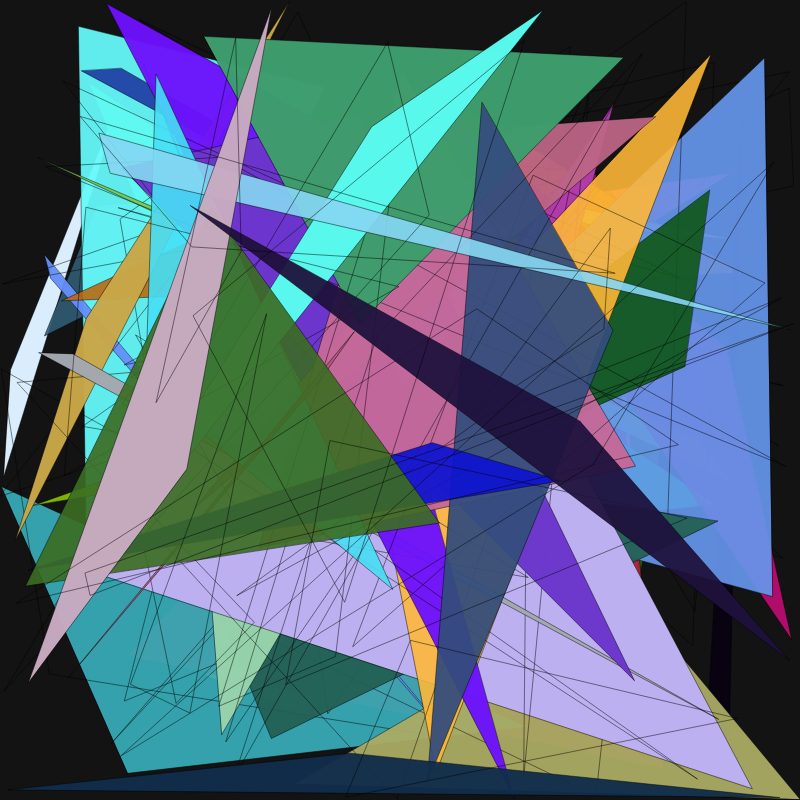
Frame 1 (no input)
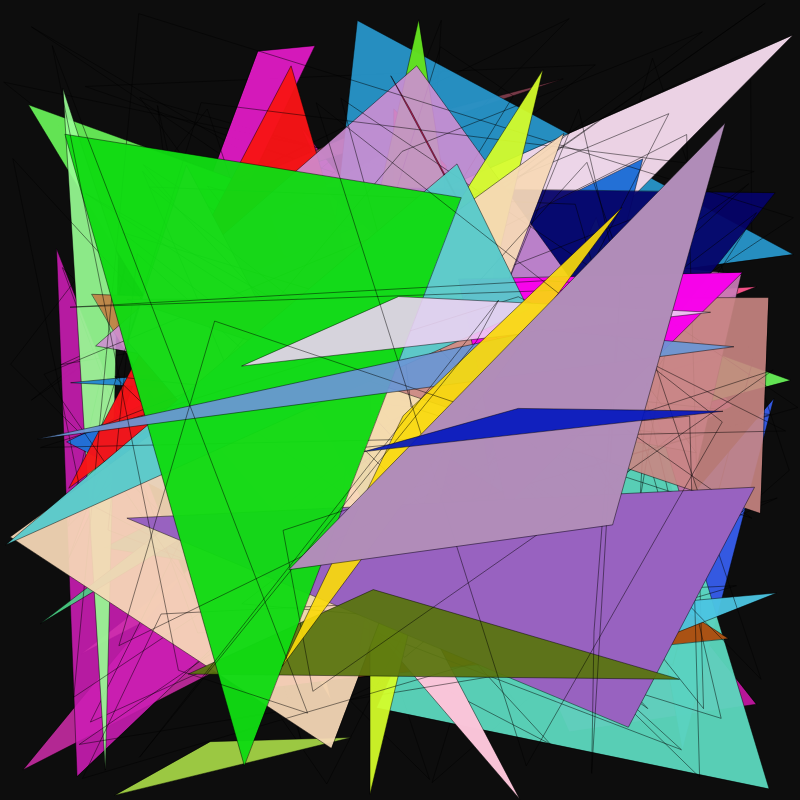
Frame 60 (no input)
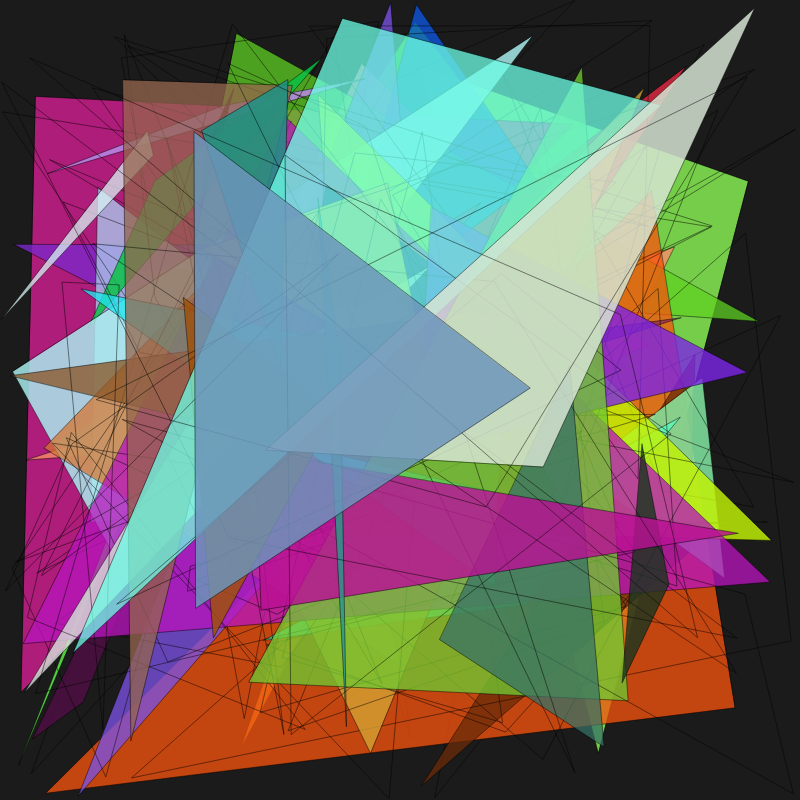
Frame 120 (the mouse pressed at the canvas centre since frame 60)

The p5.js sketch that drew these frames (run headless with seeded random() and noise() and a simulated clock; from frame 60 on, the mouse is pressed at the canvas centre):

// p5.js sketch
// ── sketch.js
/*
Requirements:
  Must have:
    Heavy use of variables ** INCLUDED **
    Custom functions passiong variables as parameters ** INCLUDED **
    loops ** INCLUDED ** 
    control structures ** INCLUDED **
    math or random ** INCLUDED **
    some use of interaction or change over time ** INCLUDED **
    movement, change, variety ** INCLUDED **
    conditionals ** INCLUDED **
    OOP - Methods + passing parameters ** INCLUDED **

    **SHOULD BE GREATER THAN 100 LINES** ** INCLUDED **

  Explore:
    Color, size, opacity ** INCLUDED **
    Collection of them are drawn, create patterns and textures ** INCLUDED **
  
  Sketch for this Drawing is in the PDF in the main of the project

  Sketch is in 3 different scenes that each tell a different part
*/

/*
Author: Carter Garcia
Creative Coding Midterm Project
Adjective: Abrasive
*/

// Globals:

let r; // radius of circle in scene 2
let horizX, horizY; // horizontal x and y for the spikes
let circHeight; // Determines the height of our circle
let fallingHeight; // Our falling height
let timeFade; // Time to fade variable
let opacity; // Opacity variable
let looptime = 0; // Helps us loop
let timer = 0; // Timer
let fadeOut; // Fades out at the end
let fillBool; // Determines if we fill our circle or not


// Explosion of balls (bits)
let angle = -180; // Starts the angle at -180 degrees for scene 1
let bits = [] // array that holds the bit objects
let positions = [] // holds the position of the bits
let velocities = [] // holds the velocity of the bits
let accelerations = [] // holds the acceleration of the bits

// Sinusoidal orbs eminating
let particles = [] // creates our particle waves
let particlePos = [] // creates our particlePos

// Class Definitions:

class Waves {
  constructor(position, offset) { // Constructor
    this.position = position;
    this.offset = offset;
  }

  display(r, g, b, o) { // Display Function
    translate(this.position.x, this.position.y);
    noFill();
    stroke(r, g, b);
    beginShape();
      for (let i = 0; i < 359; i++) { // Makes them fluctuate at random intervals
        let r1Min = map(sin(frameCount * this.offset), -1, 1, 10, 20 + 4 * this.offset);
        let r1Max = map(sin(frameCount * 2), -1, 1, 10, 0);

        let r2Min = map(sin(frameCount / this.offset), -1, 1, 20 + 4 * this.offset, 10);
        let r2Max = map(sin(frameCount), -1, 1, 0, 10);

        let r1 = map(sin(i * 3), -1, 1, r1Min, r1Max);
        let r2 = map(sin(i * 6 + 90), -1, 1, r2Min, r2Max);

        let r = r1 + r2;
        let x = r * cos(i);
        let y = r * sin(i);
        vertex(x, y);
      }
    endShape();
    translate(-1 * this.position.x, -1 * this.position.y);
  }

  update() { // add the velocity vector to create speed
    if ((timer - looptime) < 32000) {
      if (this.position.x < 400 && this.position.x > 200)  {
        this.position.add(createVector(-.3, -.75));
      } else if (this.position.x > 400 && this.position.x < 600){
        this.position.add(createVector(.3, -.75));
      }
    } 
    else if ((timer - looptime) > 32000 && r < 1800) { // Moves them after a timer when the ball starts shaking
      if (this.position.x < 400 && this.position.y < 400)  {
        this.position.add(createVector(-.4, -.5));        
      } else if (this.position.x < 400 && this.position.y > 400) {
        this.position.add(createVector(-.4, .5));
      } else if (this.position.x > 400 && this.position.y > 400) {
        this.position.add(createVector(.4, .5));
      } else {
        this.position.add(createVector(.4, -.5));
      }
    }
  }
}

// The bits that explode when the ball does
class Bit {
  constructor(position, velocity, acceleration) {
    this.position = position;
    this.velocity = velocity;
    this.acceleration = acceleration
  }

  display(red, green, blue) { // Display function passed colors to create the color of the image we want
    stroke(0);
    fill(red, green, blue); // fills in the passed colors
    if (this.position.y < 800) { // when they go off screen stop making them
      circle(this.position.x, this.position.y, 25);
    }
  }

  update() { // add the velocity vector to create speed
    this.position.add(this.velocity);
  }

  accelerate() { // accelerate as they go
    this.velocity.mult(1.1);
  }
}

// This will be the person in the drawing, they will have their dimensions set by the constructor
// They will be represented as a circle in the drawing in an almost balloon like feel
// Scared of being popped
class Person { // orb object in scene 1, will have functionality in some of the other scenes
  constructor(x, y, size) { // Constructor with size and position
    this.x = x;
    this.y = y;
    this.size = size;
  }

  display() { // Displays the ball (person in the context of the sketch)
    fill('red');
    stroke('red');
    ellipse(this.x, this.y, this.size);
  }
  update() { // Updates our location
    let result;
    if (this.y > 400) {
      result = this.y - 0.5;
    } else if ((timer - looptime) > 39000 && r == 100) { // Scene two condition
      result = this.y + 0.5;
    }
    return result; // returns this offset change
  }
}

// Creates spikes on the bottom and the saw object for scene three
class SceneThreeSpikes {  // Sets our spikes for scene three
  constructor(x, y, lowerY) { // Constructor
    this.x = x;
    this.y = y;
    this.lowerY = lowerY;
  }
  display() {
    background(0);
    const context = canvas.getContext('2d'); // create a new context
    // random stroke and fill color
    context.fillStyle = "#"+((1<<24)*Math.random()|0).toString(16);
    context.strokeStyle = "#"+((1<<24)*Math.random()|0).toString(16);

    for (let i = 0; i < 14; i++) { // top spikes (don't fully show)
      if (i < 5 || i > 8) {
        context.beginPath();
        context.moveTo(this.x, this.y);
        context.lineTo(this.x + 30, this.y + 150 + this.offset);
        context.lineTo(this.x + 60, this.y);
        context.fill();
      }
      this.x += 60;
    }

    this.x = -25;
    
    for (let i = 0; i < 14; i++) { // bottom Spikes
      if (i < 4 || i > 9) {
        context.beginPath();
        context.moveTo(this.x, this.lowerY);
        context.lineTo(this.x + 30, this.lowerY - 150 - this.offset);
        context.lineTo(this.x + 60, this.lowerY);
        context.fill();
      }
      this.x += 60;
    }
    horizX = 0;
    horizY = 0;
    for (let i = 0; i < 14; i++) { // Side Spikes
      context.beginPath();
      context.moveTo(horizX, horizY);
      context.lineTo(horizX + 150, horizY + 30);
      context.lineTo(horizX, horizY + 60)
      context.fill();
      context.closePath();
      horizX = width; // Does right side now
      context.beginPath();
      context.moveTo(horizX, horizY);
      context.lineTo(horizX - 150, horizY + 30);
      context.lineTo(horizX, horizY + 60)
      context.fill();
      context.closePath();
      horizX = 0;
      horizY += 60;
    }
    stroke(random(255), random(255), random(255));
    fill(random(255), random(255), random(255));
    // Creates a saw with random color
    ellipse(400, 800, 300, 300);
  }
}

//Function Definitions:

// Does the code for scene three
function sceneThree() {
  if ((timer - looptime) < 63000) {
    spikes.display(); // Sets our spikes
    if (fallingHeight < 600) { // Checks if it has fallen onto the saw, if not move the circle down
      fill('red');
      stroke(0);
      circle(400, fallingHeight, 100);
      lineFlurry(20, 0, width, 0, height, 400, fallingHeight);
      fallingHeight += 5;
    } else { // If on the saw
      let opacity = random(200, 255); // fluctuate opacity
      stroke(255, 0, 0, opacity); // sets stroke
      fill(255, 0, 0, opacity); // sets fill
      if ((timer - looptime) < 55000) { // Until 53000 total millis() we will shake and shoot lines
        ellipse(400, 600, 100, 100);
        lineFlurry(10, 200, 600, 300, 600, 400, 650);
      } else if ((timer - looptime) < 58000 && (timer - looptime) > 55000) {
        ellipse(400 + (random(-10, 10)), 600 + random(-10, 10), 100, 100);
        lineFlurry(10, 200, 600, 300, 600, 400, 650);
      } else if ((timer - looptime) > 58000 && (timer - looptime) < 63000) { // We will burst into our bits and the person will be cut up
        for (let i = 0; i < 50; i += 1)  {
          bits[i].update();
          bits[i].display(random(0, 255), random(0, 25), random(0,25));
        }
      }
    }
  }
  if ((timer - looptime) > 63000 && (timer - looptime) < 65000) {
    fadeOut += 4;
    fill(0, 0, 0, fadeOut);
    rect(0, 0, 2000, 2000);
  }
}

// Code for scene two
function sceneTwo() { 
  background(30);
  stroke(255);
  noFill();
  for (let i = 0; i <= 10; i++) {
    particles[i].update();
    particles[i].display(0, 0, random(0,255), random(0, 255));
  }
  if (abrasivePerson.update() > 400) {
    abrasivePerson.display();
    abrasivePerson = new Person(400, abrasivePerson.update(), 100);
  } else if ((timer - looptime) < 32000) {
    stroke('red');
    fill('red');
    ellipse(400 + (random(-10, 10)), 400 + random(-10, 10), 100, 100); // sphere begins to shake
  } else if ((timer - looptime) < 37000) {
    stroke('red');
    fill('red');
    ellipse(400 + (random(-10, 10)), 400 + random(-10, 10), 100, 100);
    if (r >= 100 && r <= 500) {
      lineFlurry(10, 0, r/2, 0, r/2, 400, 400);
      drawCircle();
    } else {
      r = 100;
    }
  } else if ((timer - looptime) < 37050 && r > 100 && (timer - looptime) > 37000) {
    r = 100;
    fillBool = true;
  } else if ((timer - looptime) > 37000 && r < 1800 && (timer - looptime) < 41000){
    fill('red');
    ellipse(400 + (random(-10, 10)), 400 + random(-10, 10), 100, 100);
    drawCircle();
  } else if ((timer - looptime) > 39000 && r != 100) {
    drawCircle();
  } else {
    fill('red');
    stroke('red');
    circle(400, circHeight, 100);
    lineFlurry(20, 0, width, 0, height, 400, circHeight);
    circHeight += 1;
  }
}

// Code for scene one
function sceneOne() { 
  background(random(30));
  if ((timer - looptime) < 13000) {
    fill(255, 0, 0, 255);
    circle(400, 400, 100);
    if ((timer - looptime) - 1000 > timeFade) {
      timeFade += 1000;
    }
    for (let i = 0; i < 100; i++) {
      if (random(0, 50) < 25) {
        noFill();
      } else {
        fill(random(255), random(255), random(255), random((opacity - 30 - (timeFade/100 * 2)), opacity - (timeFade/100 * 2)));
      }
      triangle(random(width), random(height), random(width), random(height), random(width), random(height));
    }
  } else {
    if ((circHeight > 0) && (timer - looptime) < 14500) {
      fill('red');
      circle(400, circHeight, 100);
      circHeight -= 3.4;
    }
    if ((timer - looptime) > 14950) {
      circHeight = 400;
    }
  }
}



// Moves the object in the circle no matter what object it is
// passed any object with a display fucntion 
// No Longer used in project
function circularObject(obj) { 
  translate(400, 470);
  stroke(255);
  rotate(angle);
  fill(255);
  obj.display();
  angle += 1;
}

function lineFlurry(amount, xMin, xMax, yMin, yMax, locationX, locationY) { // Flurry of lines for scene 1
  const ctx = canvas.getContext('2d');
  ctx.lineWidth = 5;
  // set line stroke and line width
  if (r == 100) { // Determines if we want random colors
    ctx.strokeStyle = "#"+((1<<24)*Math.random()|0).toString(16);
      
    // draw a random color line
    for (let i = 0; i < amount; i++) {
      ctx.beginPath();
      ctx.moveTo(locationX, locationY);
      ctx.lineTo(random(xMin, xMax), random(yMin, yMax));
      ctx.stroke();
      ctx.closePath();
    }
  } else { // Just red lines for scene two
    ctx.strokeStyle = 'red';
    for (let i = 0; i < amount; i++) {
      ctx.beginPath();
      ctx.moveTo(locationX, locationY);
      ctx.lineTo(random(locationX - r/2, locationX + r/2), random(locationY - r/2, locationY + r/2));
      ctx.stroke();
      ctx.closePath();
    }
  }
}

function drawCircle() { // Draws a circle and exapnds its width
  stroke(255, 0, 0);
  if (fillBool) { // Determines whether to fill or not to fill the circle
    fill('red'); 
  }
  else {
    noFill();
  }
  circle(400, 400, r); // Sets our red color stroke
  if ((timer - looptime) < 41000) {  // Expands or shrinks the r value
    r += 4;
  } else {
    r -= 4;
  }
}

// resets our variables for the loop
function resetVars() {
  // Sets our initialized Values for our global variables to make our functions work correctly
  r = 100;
  circHeight = 400;
  fallingHeight = 0;
  fade = 255;
  timeFade = 0;
  opacity = 255;
  stroke(0,120);
  // End setting constants
  const c = canvas.getContext('2d'); // Gets a 2d context to reset our line width
  c.lineWidth = 1;

  // Reset our class objects
  // Globally initialized Objects for scene 1
  person = new Person(100, 100, 100);
  spikes = new SceneThreeSpikes(-25, -50, 850);
  
  // Person for scene 2;
  abrasivePerson = new Person(400, 800, 100);
  
  for (let i = 0; i <= 50; i++) { // Fills our arrays of bits
    positions[i] = createVector(400, 650); // Creates the spawn point of the balls
    velocities[i] = createVector(random(-1, 1), -random(2, 5)); // Makes them move upward in a cone
    // Creates the new bit object and stores it in the array
    bits[i] = new Bit(positions[i], velocities[i], accelerations[i], red, green, blue);
  }

  for (let i = 0; i <= 10; i++) {
    particlePos[i] = createVector(random(200, 600), random(600, 700));
    particles[i] = new Waves(particlePos[i], random(2, 12));
  }

  fadeOut = 0;
  fillBool = false;
}

// Setup function
function setup() { 
  createCanvas(800, 800); // Canvas size is 800 x 800
  angleMode(DEGREES); // Sets our angles to degrees for easier math
  background(0);
  resetVars();
}

//Draw loop of the project
function draw() { 
  timer = millis();
  if (timer - looptime < 15000) {
    sceneOne(); // Calls Scene One
  } else if ((timer - looptime) > 15000 && circHeight < 800) {
    sceneTwo(); // Calls Scene Two
  } else if ((timer - looptime) < 65500) {
    sceneThree(); // Calls Scene Three
    fill(0, fadeOut);
    rect(0, 0, 2000, 2000);
  } else { // Loops back through
    resetVars(); // Resets our variables
    looptime += 65550; // Changes our loop time to work with the loop
  }
}
